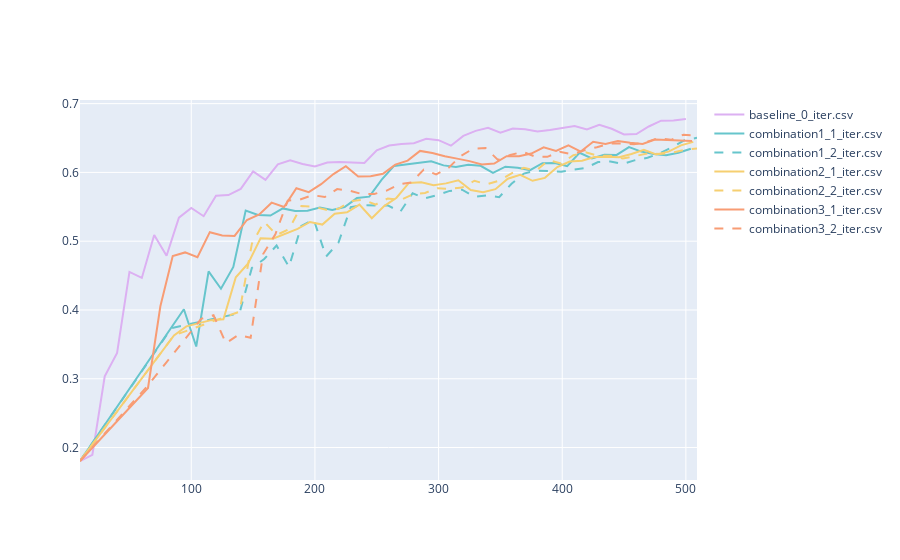

The cell this chart's notebook holds for it:
### Code cell
import os
import pandas as pd
import plotly.graph_objects as go
import numpy as np

# Get all csv files
files = os.listdir('Results')

import plotly.express as px
pastel = px.colors.qualitative.Pastel

# color key
color_key = {
    'combination1': pastel[0],
    'combination2': pastel[1],
    'combination3': pastel[2],
    'baseline': pastel[3],
}

# Line style key
line_style_key = {
    '0': 'solid',
    '1': 'solid',
    '2': 'dash',
    '3': 'dot',
}

fig = go.Figure()

for file in files:
    df = pd.read_csv(f'Results\\{file}')
    color = color_key[file.split('_')[0]]
    line_style = line_style_key[file.split('_')[1]]

    fig.add_trace(go.Scatter(x=df['Number of Annotations'], y=df['Accuracy'], name=file, line=dict(color=color, dash=line_style)))

fig.show()
